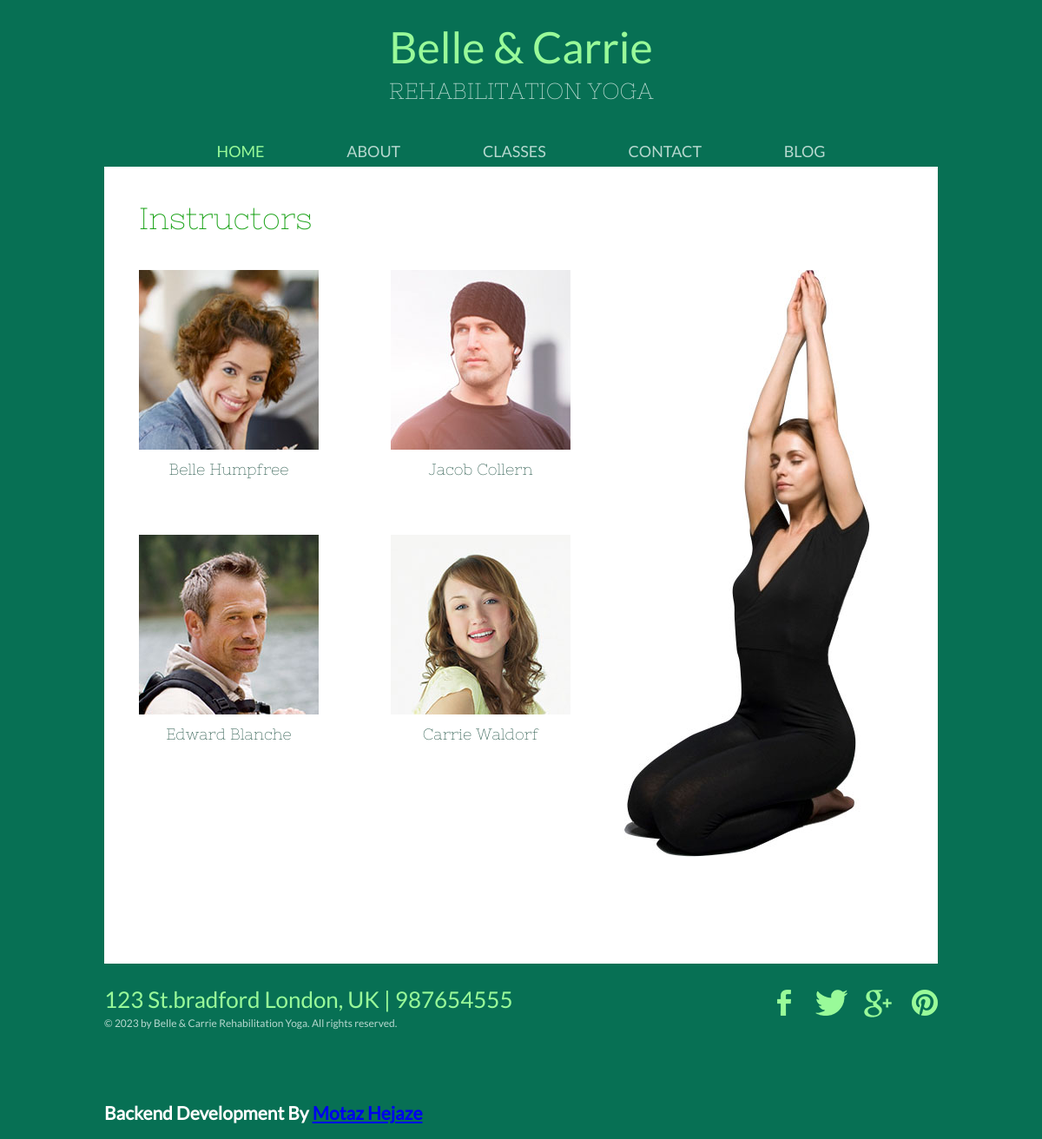
Page /instructors on the committed database.
### yoga/models.py (models this page shows)
class Instructors_Row(models.Model):
    name1 = models.CharField(max_length=20,null = True ,blank=True)
    image1 = models.ImageField(upload_to='instructors_images', null = True ,blank=True)
    name2 = models.CharField(max_length=20 ,null = True ,blank=True)
    image2 = models.ImageField(upload_to='instructors_images', null = True ,blank=True)

class Information(models.Model):
    address = models.CharField(max_length=50)
    phone = models.CharField(max_length=20)
    facebook = models.URLField(max_length=50)
    twitter = models.URLField(max_length=50)
    pinterest = models.URLField(max_length=50)
    google = models.URLField(max_length=50)
    background = models.ImageField(upload_to='website_images')

### yoga/views.py (the view)
# urls.py: path('instructors', views.instructors , name='instructors'),
def instructors(request):
    site_infos = Information.objects.first()
    instructors = Instructors_Row.objects.all()
    data = {'site_infos':site_infos,
            'instructors':instructors,
    }
    return render(request, 'yoga/instructors.html' , context=data)

### yoga/templates/yoga/instructors.html
{% extends "layout.html" %}
{% block content %}
<div id="body">
    <h2>Instructors</h2>
    <div class="content">
        <div>
            {% for instructor in instructors %}
            <ul class="section">
                <li>
                        <img src="{{ instructor.image1.url }}" alt="Yoga instructor one">
                        <h4>{{ instructor.name1 }}</h4>
                </li>
                <li>
                        <img src="{{ instructor.image2.url }}" alt="Yoga instructor one">
                        <h4>{{ instructor.name2 }}</h4>
                </li>
            </ul>
            {% endfor %}
        </div>
        <img src="{{ site_infos.background.url }}" alt="lady doing yoga" class="figure">
    </div>
</div>
	<div id="footer">
		<div>
			<span>{{ site_infos.address }} | {{ site_infos.phone }}</span>
			<p>
				&copy; 2023 by Belle &amp; Carrie Rehabilitation Yoga. All rights reserved.
			</p>
		</div>
		<div id="connect">
			<a href="{{ site_infos.facebook }}" id="facebook" target="_blank">Facebook</a>
			<a href="{{ site_infos.twitter }}" id="twitter" target="_blank">Twitter</a>
			<a href="{{ site_infos.google }}" id="googleplus" target="_blank">Google&#43;</a>
			<a href="{{ site_infos.pinterest }}" id="pinterest" target="_blank">Pinterest</a>
		</div>
    </div>
{% endblock %}

### yoga/static/yoga/css/style.css (style rules this page uses)
body { background: #077054; color: #315f52; font-family: 'latoregular'; font-size: 14px; margin: 0; padding: 0; }
a { outline: none; }
img { border: none; }
p { line-height: 30px; margin: 0; }
#body { background: #ffffff; margin: 1px auto 0; max-width: 880px; min-height: 827px; overflow: hidden; padding: 45px 40px 46px; }
#body > h2 { color: #21a51e; font-family: 'nixie_oneregular'; font-size: 35px; font-weight: normal; line-height: 30px; margin: 0; padding: 0 0 44px; }
#body img.figure { display: block; float: right; margin: 74px 38px 46px 0; max-width: 100%; width: auto; }
#body div.content { overflow: hidden; }
#body div.content > div { float: left; width: 510px; }
#body div.content img.figure { margin: 0 38px 46px 0; }
#body div.content div ul { list-style: none; margin: 0; overflow: hidden; padding: 0 0 65px; }
#body div.content div ul li { float: left; margin: 0 0 0 83px; width: 207px; }
#body div.content div ul li:first-child { margin: 0; }
#body div.content div ul li img { display: block; max-width: 100%; width: auto; }
#body div.content div ul li h4 { font-family: 'nixie_oneregular'; font-size: 18px; font-weight: normal; margin: 0; padding: 12px 0 0; text-align: center; }
#footer { margin: 0 auto; max-width: 960px; overflow: hidden; padding: 30px 0 60px; }
#footer div { float: left; width: 500px; }
#footer div span { color: #99fa99; display: block; font-size: 26px; line-height: 24px; }
#footer div p { color: #b6d8cf; font-size: 12px; line-height: 30px; }
#footer div#connect { float: right; overflow: hidden; width: auto; }
#footer div#connect a { background: url(../images/icons.png) no-repeat; display: block; float: left; text-indent: -99999px; }
#footer div#connect a#facebook { background-position: 0 0; height: 30px; width: 16px; }
#footer div#connect a#twitter { background-position: 0 -30px; height: 30px; margin: 0 0 0 28px; width: 37px; }
#footer div#connect a#googleplus { background-position: 0 -61px; height: 32px; margin: 0 0 0 19px; width: 32px; }
#footer div#connect a#pinterest { background-position: 0 -94px; height: 30px; margin: 0 0 0 23px; width: 30px; }

### rows in the picture
Instructors_Row: image1 (picture), name1 "Belle Humpfree", image2 (picture), name2 "Jacob Collern"
Instructors_Row: image1 (picture), name1 "Edward Blanche", image2 (picture), name2 "Carrie Waldorf"
Information: background (picture), address "123 St.bradford London, UK", phone "987654555"
